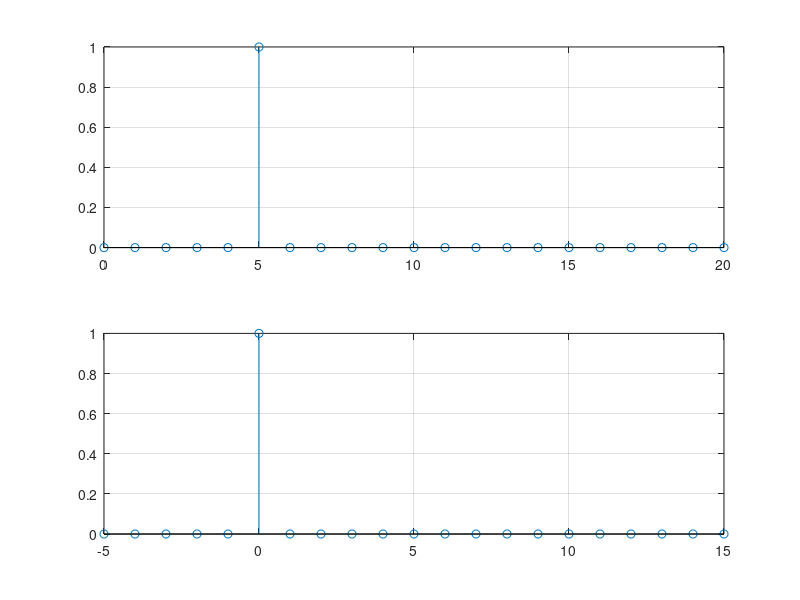

Here is the MATLAB script that generated this plot:
%a
z=zeros(1,21) % se initializeaza vectorul cu o singura linie de zerouri
z(6)=1  % elementul de pe a 6-a coloana devine 1
figure(1) %se afiseaza in figura 1 graficele de mai jos
n=0:20
subplot(2,1,1),stem(n,z), grid %impartim graficul mare in 2 grafice cu functia subplot
m=-5:15
subplot(2,1,2), stem(m,z), grid %impartim graficul mare in 2 grafice cu functia subplot
